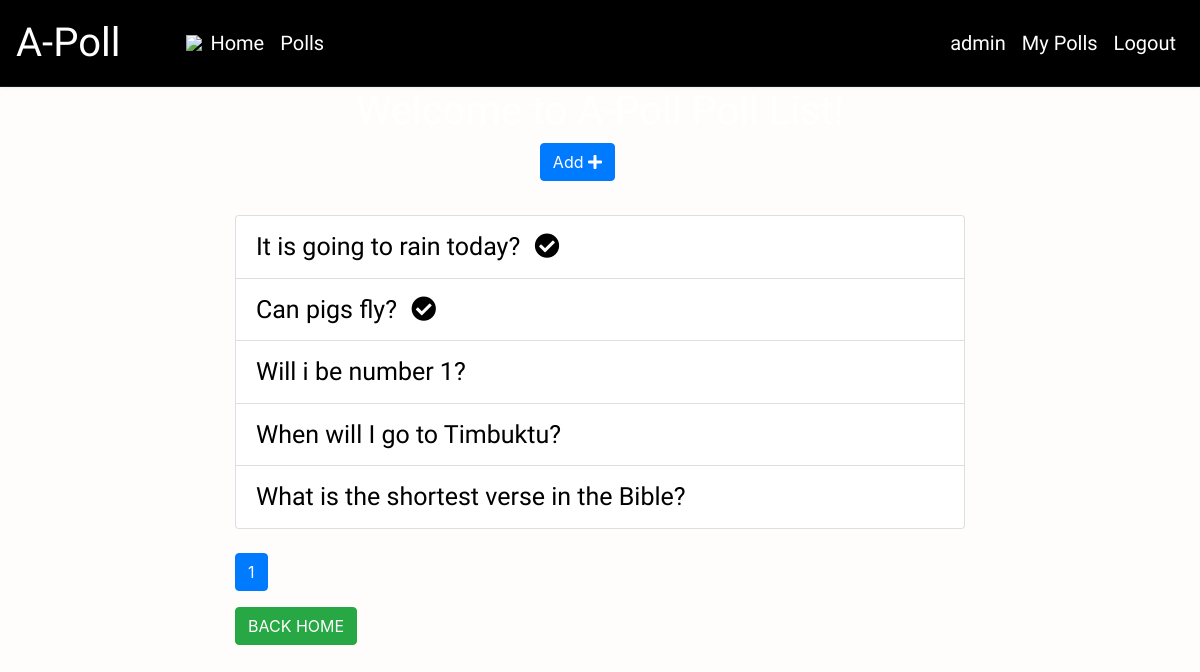
Screenshot of /list/ (signed in) with the database file from the repository.
### online/models.py (models this page shows, shortened)
class Poll(models.Model):
    owner = models.ForeignKey(User, on_delete=models.CASCADE)
    description = models.TextField()
    pub_date = models.DateTimeField(default=timezone.now)
    active = models.BooleanField(default=True)

### online/views.py (the view)
# urls.py: path('list/', views.polls_list, name='list'),
@login_required(login_url='/accounts/login/')
def polls_list(request):
    all_polls = Poll.objects.all()
    search_term = ''
    if 'name' in request.GET:
        all_polls = all_polls.order_by('description')
    if 'date' in request.GET:
        all_polls = all_polls.order_by('pub_date')
    if 'vote' in request.GET:
        all_polls = all_polls.annotate(Count('vote')).order_by('vote__count')
    if 'search' in request.GET:
        search_term = request.GET['search']
        all_polls = all_polls.filter(text__icontains=search_term)
    paginator = Paginator(all_polls, 6)
    page = request.GET.get('page')
    polls = paginator.get_page(page)
    get_dict_copy = request.GET.copy()
    context = {
        'polls': polls,
        'search_term': search_term,
    }
    return render(request, 'poll_list.html', context)

### online/templates/poll_list.html (shortened to what this page needs)
{% extends 'base.html' %}
{% block content %}
<body style=" background-image: url('https://images.unsplash.com/photo-1604065626882-47c3093bec11?ixlib=rb-1.2.1&ixid=MnwxMjA3fDB8MHxzZWFyY2h8MTF8fHZvdGV8ZW58MHx8MHx8&auto=format&fit=crop&w=500&q=60');
    background-size: cover;
    background-repeat:  no-repeat;
    ">
    <div class="container">
        <div class="row">
            <div class="col-md-8 offset-sm-2">
                <h1 style="text-align: center; font-family: 'Special Elite', cursive;">Welcome to A-Poll Poll List!</h1>
                <a class="btn btn-primary mb-3 float-right" style="margin-right: 350px;" href="{% url 'add' %}" role="button" style="font-family: 'Special Elite', cursive;">Add <i
                    class="fas fa-plus"></i></a>
                <br>
                <br>
                <br>
                <ul class="list-group">
                    {% for poll in polls %}
                    <li class="list-group-item"><a href="{% url 'detail' poll.id %}" style="color: black; font-size: 25px; font-family: 'Special Elite', cursive">{{ poll.description}}
                            {% if not poll.active%}
                            <i class="fas fa-check-circle ml-2"></i>
                            {% endif %}
                        </a>
                    </li>
                    {% endfor %}
                </ul>
                <nav class="mt-4">
                    <ul class="pagination">
                        <li class="page-item active"><a class="page-link" href="">{{ polls.number }}</a></li>
                    </ul>
                </nav>
                <a class=" mx-auto btn btn-md btn-success mx-auto" href="/">
                    BACK HOME
                </a>
            </div>
        </div>
    </div>
    {% endblock content %}

### online/templates/navbar.html (shortened to what this page needs)
<!DOCTYPE html>
<html lang="en">
<head>
</head>
<body>
<nav class="navbar navbar-expand-sm ">
    <a class="navbar-brand" href="#" style="font-size: 40px; font-family: 'Special Elite', cursive; ">A-Poll</a>
    <img src="https://img.icons8.com/emoji/52/000000/ballot-box-with-ballot.png"/>
    <div id="navbarCollapse" class="collapse navbar-collapse">
        <ul class=" nav navbar-nav">
            <li class="nav-item ">
                <a class="nav-link" href="{% url 'index' %}" style="color:white; font-family: 'Special Elite', cursive; font-size: 20px;">Home <span class="sr-only">(current)</span></a>
            </li>
            {% if request.user.is_authenticated %}
            <li class="nav-item">
                <a class="nav-link" href="{% url 'list' %}" style="color:white; font-family: 'Special Elite', cursive; font-size: 20px;">Polls</a>
            </li>
            {% endif %}
        </ul>
        <div class="navbar-nav ml-auto">
            {% if request.user.is_authenticated %}
            <li><a class="nav-link" href="{% url 'profile' %}" style="color: white; font-family: 'Special Elite', cursive; font-size: 20px;">{{user.username}}</a></li>
            <a class="nav-link" href="{% url 'list_by_user' %} " style="color: white; font-family: 'Special Elite', cursive; font-size: 20px;">My Polls</a>
            <a class="nav-link" href="{% url 'logout' %}" style="color: white; font-family: 'Special Elite', cursive; font-size: 20px;">Logout</a>
            {% else %}
            <a class="nav-link" href="{% url 'login' %}" style="color: white; font-family: 'Special Elite', cursive;">Login</a>
            <a class="nav-link" href="{% url 'register' %}" style="color: white; font-family: 'Special Elite', cursive;">Register</a>
            {% endif %}
        </div>
    </div>
</nav>
</body>

### static/css/style.css (style rules this page uses)
html, body { height:100%; padding: 0; margin: 0; color: white; }
body { background: rgba(0, 0, 0, 0.466); }

### online/templates/navbar.html (style rules this page uses)
body { background: #fffcfc; }
.navbar { background: rgb(0, 0, 0); padding-left: 16px; padding-right: 16px; border-bottom: 1px solid #161616; box-shadow: 0 0 4px rgba(27, 27, 27, 0.1); }
.navbar .navbar-brand { color: rgb(255, 255, 255); padding-left: 0; font-size: 20px; padding-right: 50px; }

### rows the page displays
Poll: description "It is going to rain today?", active False (drawn)
Poll: description "Can pigs fly?", active False (drawn)
Poll: description "Will i be number 1?"
Poll: description "When will I go to Timbuktu?"
Poll: description "What is the shortest verse in the Bible?"

### other values shown
{{ user.username }} "admin"
{{ polls.number }} "1"
